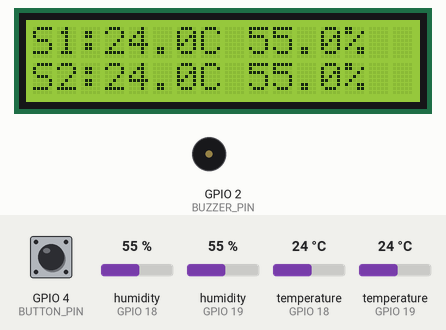
Simulated run of this sketch. Board: ESP32. Parts: 16×2 character LCD, buzzer (waves = sounding, pin HIGH). The test bench sets the inputs (shaded band); at power-on: temperature (sensors on GPIO 18, GPIO 19) 24 °C, GPIO 4 (BUTTON_PIN) HIGH, humidity (sensors on GPIO 18, GPIO 19) 55 %. WiFi joins after 1.5 s; servers stay silent unless stated; what the sketch prints to the serial monitor is not drawn.

Above: at 4.7 s.
4.8 s: temperature (sensor on GPIO 18) set to 29.4 °C
At 6.9 s:
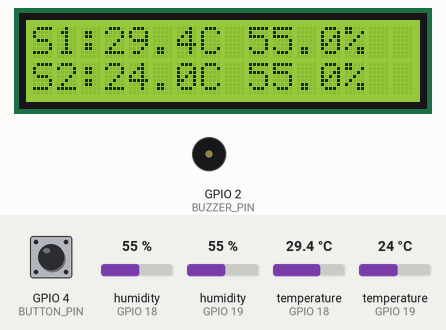
7.2 s: temperature (sensor on GPIO 18) set to 30.6 °C
At 9.5 s:
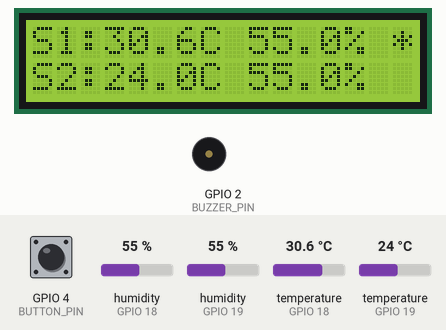
9.8 s: temperature (sensor on GPIO 19) set to 29.7 °C
At 11.6 s:
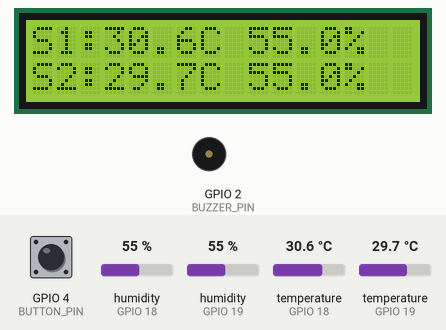
15.8 s: temperature (sensor on GPIO 19) set to 30.8 °C
At 19.7 s:
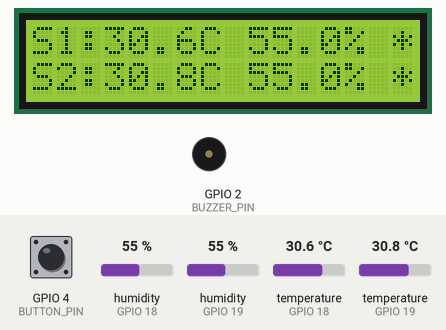
20.0 s: temperature (sensor on GPIO 19) set to 2 °C
At 22.0 s:
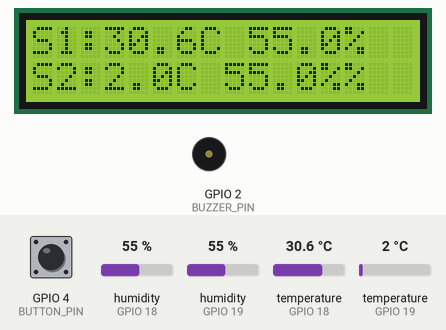
22.2 s: temperature (sensor on GPIO 18) set to 2 °C
At 23.3 s:
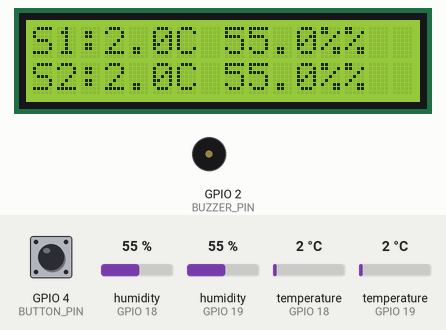
Timing chart, 0 to 24.9 s (numbered marks = the images above; inputs shaded):
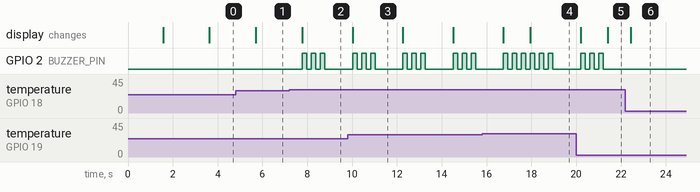

The sketch:

Suhu_server.ino
```cpp
#include <Wire.h>
#include <LiquidCrystal_I2C.h>
#include "DHT.h"
#include <WiFi.h>

#define DHTPIN1 18
#define DHTPIN2 19
#define DHTTYPE DHT22

DHT dht1(DHTPIN1, DHTTYPE);
DHT dht2(DHTPIN2, DHTTYPE);

LiquidCrystal_I2C lcd(0x27, 16, 2);

#define BUZZER_PIN 2
#define BUTTON_PIN 4

const char* ssid = "IT-SV-RM-PUB";
const char* password = "internet";

bool showLogoS1 = false;
bool showLogoS2 = false;

void setup() {
  Wire.begin();
  lcd.init();
  lcd.backlight();

  Serial.begin(115200);
  Serial.println("Memulai Sistem...");

  dht1.begin();
  dht2.begin();

  pinMode(BUZZER_PIN, OUTPUT);
  digitalWrite(BUZZER_PIN, LOW);

  pinMode(BUTTON_PIN, INPUT_PULLUP);

  // Menghubungkan ke WiFi
  Serial.print("Menghubungkan ke WiFi: ");
  Serial.println(ssid);
  WiFi.begin(ssid, password);
  while (WiFi.status() != WL_CONNECTED) {
    delay(500);
    Serial.print(".");
  }
  Serial.println("\nWiFi Terhubung!");
  Serial.print("IP Address: ");
  Serial.println(WiFi.localIP());


  lcd.setCursor(0, 0);
  lcd.print("WiFi Terhubung");
  delay(2000);
  lcd.clear();
}

void loop() {

  if (digitalRead(BUTTON_PIN) == LOW) {
    bunyikanBuzzer();
    Serial.println("Tombol ditekan: Buzzer Manual Aktif");
  }


  float suhu1 = dht1.readTemperature();
  float kelembapan1 = dht1.readHumidity();

  float suhu2 = dht2.readTemperature();
  float kelembapan2 = dht2.readHumidity();


  if (isnan(suhu1) || isnan(kelembapan1) || isnan(suhu2) || isnan(kelembapan2)) {
    Serial.println("Error membaca sensor DHT!");
    lcd.setCursor(0, 0);
    lcd.print("Error membaca");
    lcd.setCursor(0, 1);
    lcd.print("sensor DHT!");
    delay(2000);
    return;
  }


  lcd.setCursor(0, 0);
  lcd.print("S1:");
  lcd.print(suhu1, 1);
  lcd.print("C ");
  lcd.print(kelembapan1, 1);
  lcd.print("%");

  lcd.setCursor(0, 1);
  lcd.print("S2:");
  lcd.print(suhu2, 1);
  lcd.print("C ");
  lcd.print(kelembapan2, 1);
  lcd.print("%");


  Serial.println("Data Sensor:");
  Serial.print("S1 - Suhu: ");
  Serial.print(suhu1);
  Serial.print(" C, Kelembapan: ");
  Serial.print(kelembapan1);
  Serial.println(" %");
  Serial.print("S2 - Suhu: ");
  Serial.print(suhu2);
  Serial.print(" C, Kelembapan: ");
  Serial.print(kelembapan2);
  Serial.println(" %");


  if (suhu1 > 30) {
    lcd.setCursor(15, 0);
    showLogoS1 = !showLogoS1;
    if (showLogoS1) {
      lcd.print("*");
    } else {
      lcd.print(" ");
    }

    bunyikanBuzzer();
  } else {
    lcd.setCursor(15, 0);
    lcd.print(" ");
  }

  if (suhu2 > 30) {
    lcd.setCursor(15, 1);
    showLogoS2 = !showLogoS2;
    if (showLogoS2) {
      lcd.print("*");
    } else {
      lcd.print(" ");
    }

    bunyikanBuzzer();
  } else {
    lcd.setCursor(15, 1);
    lcd.print(" ");
  }

  delay(1000);
}

void bunyikanBuzzer() {
  for (int i = 0; i < 3; i++) {
    digitalWrite(BUZZER_PIN, HIGH);
    delay(200);
    digitalWrite(BUZZER_PIN, LOW);
    delay(200);
  }
}
```

Measured:
- the behaviour switches between 30 and 30.1 °C on temperature (sensor on GPIO 18) (found by bisection; images 1 and 2)
- the behaviour switches between 30 and 30.1 °C on temperature (sensor on GPIO 19) (found by bisection; images 3 and 4)
- after the input at 4.8 s, the display: changes after 0.90 s (image 1)
- after the input at 7.2 s, GPIO 2 (BUZZER_PIN): alternates HIGH for 0.20 s and LOW for 0.20 s, 6 changes in all, then stays LOW, starting after 0.58 s; the display: changes after 0.58 s (image 2)
- after the input at 9.8 s, the display: changes after 0.22 s (image 3)
- after the input at 15.8 s, the display: first changes after 0.95 s (image 4 shows a later state)
- after the input at 20.0 s, GPIO 2 (BUZZER_PIN): goes on until 21.2 s, then stays LOW; the display: first changes after 0.20 s (image 5 shows a later state)
- after the input at 22.2 s, GPIO 2 (BUZZER_PIN): stops changing and stays LOW; the display: changes after 0.24 s (image 6)
